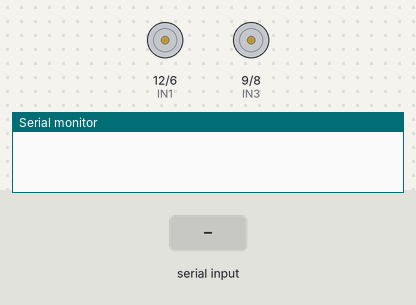
The sketch below on a simulated Arduino Uno, built with avr-gcc and run on an emulated ATmega328P. On the bench: motor-driver pin pairs drawn as motors (green arrow = first pin HIGH = forward, orange = second pin HIGH = backward, longer = more drive, scaled by the enable pin), the last lines printed to the serial monitor. The test bench sets the inputs (shaded band).

Above: at 1.2 s.
1.3 s: "90,45,200,10,150\n" received over the second serial link
At 1.5 s:
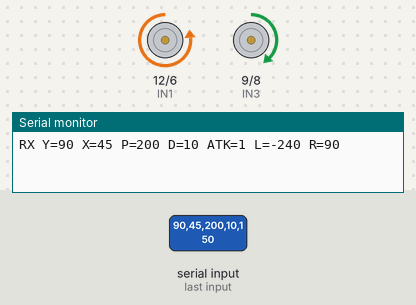
3.2 s: "90 45\n" received over the second serial link
4.7 s: "5\n" received over the second serial link
Timing chart, 0 to 7.7 s (numbered marks = the images above; inputs shaded):
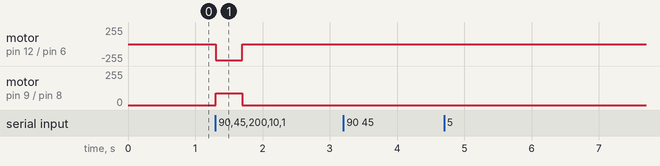

Measured:
- after the input at 1.3 s, motor on pin 12 (IN1) / pin 6 (IN2): stopped → backward 240/255 at once, → stopped 0.40 s later; motor on pin 9 (IN3) / pin 8 (IN4): stopped → forward 90/255 at once, → stopped 0.40 s later

The sketch:

BT_communication_slave.ino
```cpp
/*
 * SLAVE — BT 수신 후 L298N 2모터 구동 (LCD 없음, 회로도 기준)
 *
 * 연결:
 *   배터리 (+) → Arduino VIN + L298N 12V, (-) → 공통 GND (Arduino GND + L298N GND)
 *   HC-06 VCC→5V GND→GND  TXD→D2  RXD→D3
 *   L298N: ENA→D10, IN1→D12, IN2→D6 | ENB→D11, IN3→D9, IN4→D8
 *   좌측 모터 OUT1/OUT2, 우측 모터 OUT3/OUT4
 *
 * 프로토콜 (마스터와 동일): vry,vrx,kp,kd,atk
 */

#include <SoftwareSerial.h>

SoftwareSerial btSerial(2, 3);

const int ENA = 10;
const int IN1 = 12;
const int IN2 = 6;
const int ENB = 11;
const int IN3 = 9;
const int IN4 = 8;

unsigned long lastOkMs = 0;
const unsigned long LINK_TIMEOUT_MS = 400;

void setup() {
  Serial.begin(9600);
  btSerial.begin(9600);
  btSerial.setTimeout(25);

  pinMode(ENA, OUTPUT);
  pinMode(IN1, OUTPUT);
  pinMode(IN2, OUTPUT);
  pinMode(ENB, OUTPUT);
  pinMode(IN3, OUTPUT);
  pinMode(IN4, OUTPUT);

  controlMotor(0, 0);
}

void loop() {
  unsigned long now = millis();

  if (now - lastOkMs >= LINK_TIMEOUT_MS) {
    controlMotor(0, 0);
  }

  if (!btSerial.available()) {
    return;
  }

  char line[48];
  size_t len = btSerial.readBytesUntil('\n', line, sizeof(line) - 1);
  line[len] = '\0';

  while (len > 0 && (line[len - 1] == '\r' || line[len - 1] == ' ')) {
    line[--len] = '\0';
  }

  int vry, vrx, kp, kd, atk;
  if (sscanf(line, "%d,%d,%d,%d,%d", &vry, &vrx, &kp, &kd, &atk) != 5) {
    Serial.print(F("parse skip: "));
    Serial.println(line);
    return;
  }

  vry = constrain(vry, 0, 254);
  vrx = constrain(vrx, 0, 254);
  kp = constrain(kp, 0, 1023);
  kd = constrain(kd, 0, 1023);
  atk = atk ? 1 : 0;

  lastOkMs = now;

  int throttle = map(vry, 0, 254, -255, 255);
  int steering = map(vrx, 0, 254, -255, 255);

  int rightSpeed = throttle - steering;
  int leftSpeed = throttle + steering;

  const int capNorm = 170;
  const int capAtk = 255;
  int cap = atk ? capAtk : capNorm;

  rightSpeed = constrain(rightSpeed, -cap, cap);
  leftSpeed = constrain(leftSpeed, -cap, cap);

  controlMotor(leftSpeed, rightSpeed);

  Serial.print(F("RX Y="));
  Serial.print(vry);
  Serial.print(F(" X="));
  Serial.print(vrx);
  Serial.print(F(" P="));
  Serial.print(kp);
  Serial.print(F(" D="));
  Serial.print(kd);
  Serial.print(F(" ATK="));
  Serial.print(atk);
  Serial.print(F(" L="));
  Serial.print(leftSpeed);
  Serial.print(F(" R="));
  Serial.println(rightSpeed);
}

// 좌측 = Motor A (ENA·IN1·IN2), 우측 = Motor B (ENB·IN3·IN4)
void controlMotor(int left, int right) {
  const int dead = 20;

  if (left > dead) {
    digitalWrite(IN1, HIGH);
    digitalWrite(IN2, LOW);
    analogWrite(ENA, abs(left));
  } else if (left < -dead) {
    digitalWrite(IN1, LOW);
    digitalWrite(IN2, HIGH);
    analogWrite(ENA, abs(left));
  } else {
    digitalWrite(IN1, LOW);
    digitalWrite(IN2, LOW);
    analogWrite(ENA, 0);
  }

  if (right > dead) {
    digitalWrite(IN3, HIGH);
    digitalWrite(IN4, LOW);
    analogWrite(ENB, abs(right));
  } else if (right < -dead) {
    digitalWrite(IN3, LOW);
    digitalWrite(IN4, HIGH);
    analogWrite(ENB, abs(right));
  } else {
    digitalWrite(IN3, LOW);
    digitalWrite(IN4, LOW);
    analogWrite(ENB, 0);
  }
}
```
